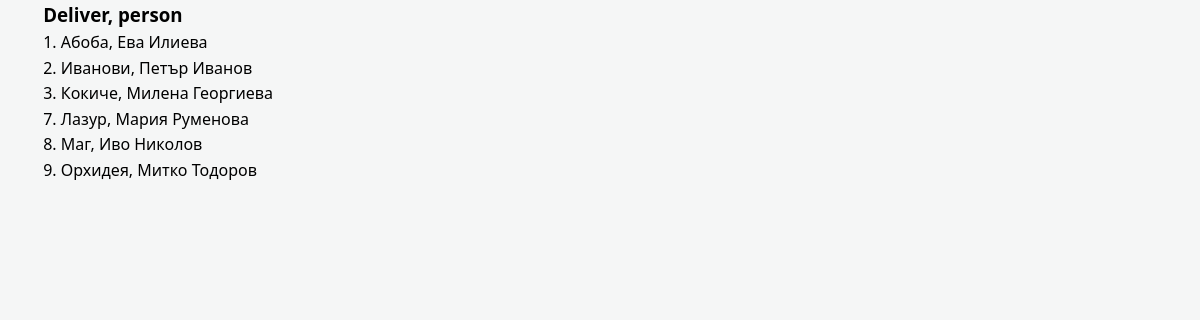
The page /operations/update.php on the database its author committed.
### tables this page shows
CREATE TABLE `provider` (
  `id` int(6) UNSIGNED NOT NULL,
  `deliver` varchar(30) NOT NULL,
  `bulsat` varchar(11) NOT NULL,
  `address` int(6) UNSIGNED DEFAULT NULL,
  `telephone` varchar(10) NOT NULL,
  `year` year(4) NOT NULL,
  `person` varchar(30) NOT NULL
);

### base/functions.php (called while the page is built, shortened)
<?php
function getProviders(mysqli $dbConn){
    try{
    $record = [];
    $sql = "SELECT * FROM `provider`";
    $query = $dbConn->query($sql);
    if($query !== false){
    $rows = $query->num_rows;
    } else {
        die('<div class="error-msg"><div class="msg-title">Error</div><div class="msg-body">The selected table doesn\'t exist.</div>');
    }
    if($rows !== false && $rows > 0){
        while($response = $query->fetch_object()){
            $record[] = $response;
        }
        return $record;
    }
    }catch(\mysqli_sql_exception $e){
        die('<div class="error-msg"><div class="msg-title">Error</div><div class="msg-body">The selected table doesn\'t exist.</div>');
    }
}

### operations/update.php (the view)
<?php
    require_once "../data/config.php";
    require_once "../base/functions.php";
    require_once "../views/partials/header.php";
    $providers = getProviders($dbConn);
    if(count($providers) > 0):
    echo "<h3>Deliver, person</h1>";
    foreach ($providers as $prov):
?>
    <ol><?php echo "$prov->id.  $prov->deliver, $prov->person";?></ol>
<?php endforeach;
      else:
        echo "<b>No records found</b>";
      endif; ?>
    </div>
  </body>
</html>

### src/css/style.css (style rules this page uses)
*, *::before, *::after { box-sizing: border-box; margin: 0; padding: 0; }
:root { --primary-clr: rgb(248, 248, 248); --info-clr: rgb(83, 151, 206); --danger-bg: rgb(202, 19, 19); --warning-clr: rgb(243, 213, 130); --success-clr: rgb(25, 172, 25); --success-bg: rgb(25, 172, 25); }
body { background: #f5f6f6; font-family: Calibri, Candara, Segoe, Segoe UI, Optima, Arial, sans-serif; line-height: 1.6; }

### rows shown on the page
provider: id "1", deliver "Абоба", person "Ева Илиева"
provider: id "2", deliver "Иванови", person "Петър Иванов"
provider: id "3", deliver "Кокиче", person "Милена Георгиева"
provider: id "7", deliver "Лазур", person "Мария Руменова"
provider: id "8", deliver "Маг", person "Иво Николов"
provider: id "9", deliver "Орхидея", person "Митко Тодоров"
